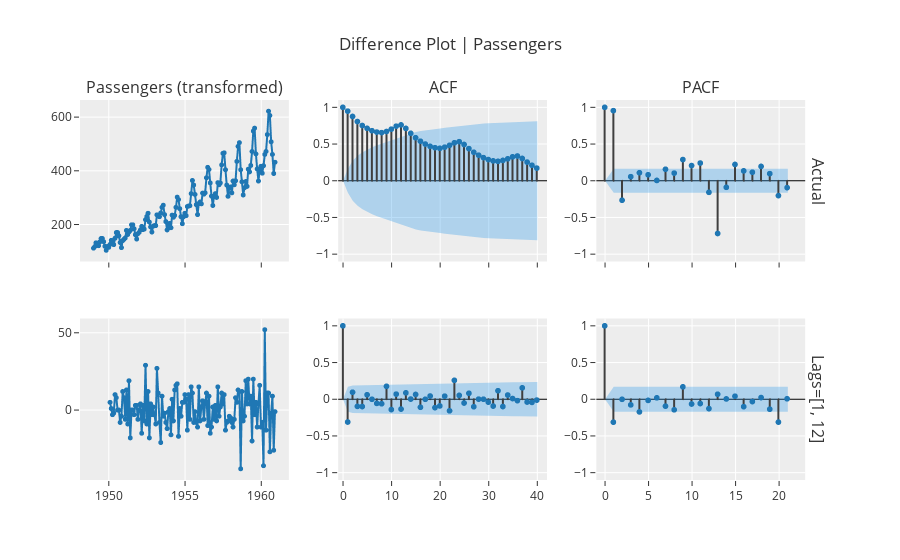

The cell this chart's notebook holds for it:
### Markdown cell above
**Difference Plot Using Lags:**

For example, given a timeseries with monthly periodicity, using lags=[1, 12] corresponds to applying a standard first difference to handle trend, and followed by a seasonal difference (at lag 12) to attempt to account for seasonal dependence.

### Code cell
exp.plot_model(plot="diff", data_kwargs={"lags_list": [[1, 12]], "acf": True, "pacf": True})

### Figure 1 — Plotly figure (JSON) as saved in the notebook; plotly's stock layout.template omitted (floating-point values rounded to 4 significant figures; data arrays with more than 128 entries replaced by an {"elided": "..."} marker saying what was removed)
{"data": [{"line": {"color": "rgb(31, 119, 180)", "width": 2}, "marker": {"color": "rgb(31, 119, 180)", "size": 5}, "mode": "lines+markers", "name": "Actual", "showlegend": false, "type": "scattergl", "x": {"elided": "144 str values"}, "xaxis": "x", "y": {"elided": "144 int values"}, "yaxis": "y"}, {"line": {"color": "#3f3f3f"}, "mode": "lines", "name": "Actual", "showlegend": false, "type": "scattergl", "x": [0, 0], "xaxis": "x2", "y": [0, 1], "yaxis": "y2"}, {"line": {"color": "#3f3f3f"}, "mode": "lines", "name": "Actual", "showlegend": false, "type": "scattergl", "x": [1, 1], "xaxis": "x2", "y": [0, 0.948], "yaxis": "y2"}, {"line": {"color": "#3f3f3f"}, "mode": "lines", "name": "Actual", "showlegend": false, "type": "scattergl", "x": [2, 2], "xaxis": "x2", "y": [0, 0.8756], "yaxis": "y2"}, {"line": {"color": "#3f3f3f"}, "mode": "lines", "name": "Actual", "showlegend": false, "type": "scattergl", "x": [3, 3], "xaxis": "x2", "y": [0, 0.8067], "yaxis": "y2"}, {"line": {"color": "#3f3f3f"}, "mode": "lines", "name": "Actual", "showlegend": false, "type": "scattergl", "x": [4, 4], "xaxis": "x2", "y": [0, 0.7526], "yaxis": "y2"}, {"line": {"color": "#3f3f3f"}, "mode": "lines", "name": "Actual", "showlegend": false, "type": "scattergl", "x": [5, 5], "xaxis": "x2", "y": [0, 0.7138], "yaxis": "y2"}, {"line": {"color": "#3f3f3f"}, "mode": "lines", "name": "Actual", "showlegend": false, "type": "scattergl", "x": [6, 6], "xaxis": "x2", "y": [0, 0.6817], "yaxis": "y2"}, {"line": {"color": "#3f3f3f"}, "mode": "lines", "name": "Actual", "showlegend": false, "type": "scattergl", "x": [7, 7], "xaxis": "x2", "y": [0, 0.6629], "yaxis": "y2"}, {"line": {"color": "#3f3f3f"}, "mode": "lines", "name": "Actual", "showlegend": false, "type": "scattergl", "x": [8, 8], "xaxis": "x2", "y": [0, 0.6556], "yaxis": "y2"}, {"line": {"color": "#3f3f3f"}, "mode": "lines", "name": "Actual", "showlegend": false, "type": "scattergl", "x": [9, 9], "xaxis": "x2", "y": [0, 0.6709], "yaxis": "y2"}, {"line": {"color": "#3f3f3f"}, "mode": "lines", "name": "Actual", "showlegend": false, "type": "scattergl", "x": [10, 10], "xaxis": "x2", "y": [0, 0.7027], "yaxis": "y2"}, {"line": {"color": "#3f3f3f"}, "mode": "lines", "name": "Actual", "showlegend": false, "type": "scattergl", "x": [11, 11], "xaxis": "x2", "y": [0, 0.7432], "yaxis": "y2"}, {"line": {"color": "#3f3f3f"}, "mode": "lines", "name": "Actual", "showlegend": false, "type": "scattergl", "x": [12, 12], "xaxis": "x2", "y": [0, 0.7604], "yaxis": "y2"}, {"line": {"color": "#3f3f3f"}, "mode": "lines", "name": "Actual", "showlegend": false, "type": "scattergl", "x": [13, 13], "xaxis": "x2", "y": [0, 0.7127], "yaxis": "y2"}, {"line": {"color": "#3f3f3f"}, "mode": "lines", "name": "Actual", "showlegend": false, "type": "scattergl", "x": [14, 14], "xaxis": "x2", "y": [0, 0.6463], "yaxis": "y2"}, {"line": {"color": "#3f3f3f"}, "mode": "lines", "name": "Actual", "showlegend": false, "type": "scattergl", "x": [15, 15], "xaxis": "x2", "y": [0, 0.5859], "yaxis": "y2"}, {"line": {"color": "#3f3f3f"}, "mode": "lines", "name": "Actual", "showlegend": false, "type": "scattergl", "x": [16, 16], "xaxis": "x2", "y": [0, 0.538], "yaxis": "y2"}, {"line": {"color": "#3f3f3f"}, "mode": "lines", "name": "Actual", "showlegend": false, "type": "scattergl", "x": [17, 17], "xaxis": "x2", "y": [0, 0.4997], "yaxis": "y2"}, {"line": {"color": "#3f3f3f"}, "mode": "lines", "name": "Actual", "showlegend": false, "type": "scattergl", "x": [18, 18], "xaxis": "x2", "y": [0, 0.4687], "yaxis": "y2"}, {"line": {"color": "#3f3f3f"}, "mode": "lines", "name": "Actual", "showlegend": false, "type": "scattergl", "x": [19, 19], "xaxis": "x2", "y": [0, 0.4499], "yaxis": "y2"}, {"line": {"color": "#3f3f3f"}, "mode": "lines", "name": "Actual", "showlegend": false, "type": "scattergl", "x": [20, 20], "xaxis": "x2", "y": [0, 0.4416], "yaxis": "y2"}, {"line": {"color": "#3f3f3f"}, "mode": "lines", "name": "Actual", "showlegend": false, "type": "scattergl", "x": [21, 21], "xaxis": "x2", "y": [0, 0.4572], "yaxis": "y2"}, {"line": {"color": "#3f3f3f"}, "mode": "lines", "name": "Actual", "showlegend": false, "type": "scattergl", "x": [22, 22], "xaxis": "x2", "y": [0, 0.4825], "yaxis": "y2"}, {"line": {"color": "#3f3f3f"}, "mode": "lines", "name": "Actual", "showlegend": false, "type": "scattergl", "x": [23, 23], "xaxis": "x2", "y": [0, 0.5171], "yaxis": "y2"}, {"line": {"color": "#3f3f3f"}, "mode": "lines", "name": "Actual", "showlegend": false, "type": "scattergl", "x": [24, 24], "xaxis": "x2", "y": [0, 0.5322], "yaxis": "y2"}, {"line": {"color": "#3f3f3f"}, "mode": "lines", "name": "Actual", "showlegend": false, "type": "scattergl", "x": [25, 25], "xaxis": "x2", "y": [0, 0.494], "yaxis": "y2"}, {"line": {"color": "#3f3f3f"}, "mode": "lines", "name": "Actual", "showlegend": false, "type": "scattergl", "x": [26, 26], "xaxis": "x2", "y": [0, 0.4377], "yaxis": "y2"}, {"line": {"color": "#3f3f3f"}, "mode": "lines", "name": "Actual", "showlegend": false, "type": "scattergl", "x": [27, 27], "xaxis": "x2", "y": [0, 0.3876], "yaxis": "y2"}, {"line": {"color": "#3f3f3f"}, "mode": "lines", "name": "Actual", "showlegend": false, "type": "scattergl", "x": [28, 28], "xaxis": "x2", "y": [0, 0.348], "yaxis": "y2"}, {"line": {"color": "#3f3f3f"}, "mode": "lines", "name": "Actual", "showlegend": false, "type": "scattergl", "x": [29, 29], "xaxis": "x2", "y": [0, 0.315], "yaxis": "y2"}, {"line": {"color": "#3f3f3f"}, "mode": "lines", "name": "Actual", "showlegend": false, "type": "scattergl", "x": [30, 30], "xaxis": "x2", "y": [0, 0.2885], "yaxis": "y2"}, {"line": {"color": "#3f3f3f"}, "mode": "lines", "name": "Actual", "showlegend": false, "type": "scattergl", "x": [31, 31], "xaxis": "x2", "y": [0, 0.2708], "yaxis": "y2"}, {"line": {"color": "#3f3f3f"}, "mode": "lines", "name": "Actual", "showlegend": false, "type": "scattergl", "x": [32, 32], "xaxis": "x2", "y": [0, 0.2643], "yaxis": "y2"}, {"line": {"color": "#3f3f3f"}, "mode": "lines", "name": "Actual", "showlegend": false, "type": "scattergl", "x": [33, 33], "xaxis": "x2", "y": [0, 0.2768], "yaxis": "y2"}, {"line": {"color": "#3f3f3f"}, "mode": "lines", "name": "Actual", "showlegend": false, "type": "scattergl", "x": [34, 34], "xaxis": "x2", "y": [0, 0.2985], "yaxis": "y2"}, {"line": {"color": "#3f3f3f"}, "mode": "lines", "name": "Actual", "showlegend": false, "type": "scattergl", "x": [35, 35], "xaxis": "x2", "y": [0, 0.3256], "yaxis": "y2"}, {"line": {"color": "#3f3f3f"}, "mode": "lines", "name": "Actual", "showlegend": false, "type": "scattergl", "x": [36, 36], "xaxis": "x2", "y": [0, 0.337], "yaxis": "y2"}, {"line": {"color": "#3f3f3f"}, "mode": "lines", "name": "Actual", "showlegend": false, "type": "scattergl", "x": [37, 37], "xaxis": "x2", "y": [0, 0.3033], "yaxis": "y2"}, {"line": {"color": "#3f3f3f"}, "mode": "lines", "name": "Actual", "showlegend": false, "type": "scattergl", "x": [38, 38], "xaxis": "x2", "y": [0, 0.254], "yaxis": "y2"}, {"line": {"color": "#3f3f3f"}, "mode": "lines", "name": "Actual", "showlegend": false, "type": "scattergl", "x": [39, 39], "xaxis": "x2", "y": [0, 0.2107], "yaxis": "y2"}, {"line": {"color": "#3f3f3f"}, "mode": "lines", "name": "Actual", "showlegend": false, "type": "scattergl", "x": [40, 40], "xaxis": "x2", "y": [0, 0.1722], "yaxis": "y2"}, {"marker": {"color": "#1f77b4", "size": 6}, "mode": "markers", "name": "Actual", "showlegend": false, "type": "scattergl", "x": [0, 1, 2, 3, 4, 5, 6, 7, 8, 9, 10, 11, 12, 13, 14, 15, 16, 17, 18, 19, 20, 21, 22, 23, 24, 25, 26, 27, 28, 29, 30, 31, 32, 33, 34, 35, 36, 37, 38, 39, 40], "xaxis": "x2", "y": [1, 0.948, 0.8756, 0.8067, 0.7526, 0.7138, 0.6817, 0.6629, 0.6556, 0.6709, 0.7027, 0.7432, 0.7604, 0.7127, 0.6463, 0.5859, 0.538, 0.4997, 0.4687, 0.4499, 0.4416, 0.4572, 0.4825, 0.5171, 0.5322, 0.494, 0.4377, 0.3876, 0.348, 0.315, 0.2885, 0.2708, 0.2643, 0.2768, 0.2985, 0.3256, 0.337, 0.3033, 0.254, 0.2107, 0.1722], "yaxis": "y2"}, {"line": {"color": "rgba(255,255,255,0)"}, "mode": "lines", "name": "UC", "showlegend": false, "type": "scatter", "x": [0, 1, 2, 3, 4, 5, 6, 7, 8, 9, 10, 11, 12, 13, 14, 15, 16, 17, 18, 19, 20, 21, 22, 23, 24, 25, 26, 27, 28, 29, 30, 31, 32, 33, 34, 35, 36, 37, 38, 39, 40], "xaxis": "x2", "y": [0, 0.1633, 0.2732, 0.3399, 0.3876, 0.4248, 0.4557, 0.4821, 0.5059, 0.528, 0.5503, 0.5738, 0.5989, 0.6241, 0.6455, 0.6625, 0.6762, 0.6875, 0.6971, 0.7055, 0.7131, 0.7204, 0.7281, 0.7365, 0.7462, 0.7562, 0.7648, 0.7714, 0.7766, 0.7808, 0.7841, 0.787, 0.7895, 0.7918, 0.7944, 0.7974, 0.8009, 0.8047, 0.8077, 0.8099, 0.8113], "yaxis": "y2"}, {"fill": "tonexty", "fillcolor": "rgba(32, 146, 230,0.3)", "line": {"color": "rgba(255,255,255,0)"}, "mode": "lines", "name": "LC", "showlegend": false, "type": "scatter", "x": [0, 1, 2, 3, 4, 5, 6, 7, 8, 9, 10, 11, 12, 13, 14, 15, 16, 17, 18, 19, 20, 21, 22, 23, 24, 25, 26, 27, 28, 29, 30, 31, 32, 33, 34, 35, 36, 37, 38, 39, 40], "xaxis": "x2", "y": [0, -0.1633, -0.2732, -0.3399, -0.3876, -0.4248, -0.4557, -0.4821, -0.5059, -0.528, -0.5503, -0.5738, -0.5989, -0.6241, -0.6455, -0.6625, -0.6762, -0.6875, -0.6971, -0.7055, -0.7131, -0.7204, -0.7281, -0.7365, -0.7462, -0.7562, -0.7648, -0.7714, -0.7766, -0.7808, -0.7841, -0.787, -0.7895, -0.7918, -0.7944, -0.7974, -0.8009, -0.8047, -0.8077, -0.8099, -0.8113], "yaxis": "y2"}, {"line": {"color": "#3f3f3f"}, "mode": "lines", "name": "Actual", "showlegend": false, "type": "scattergl", "x": [0, 0], "xaxis": "x3", "y": [0, 1], "yaxis": "y3"}, {"line": {"color": "#3f3f3f"}, "mode": "lines", "name": "Actual", "showlegend": false, "type": "scattergl", "x": [1, 1], "xaxis": "x3", "y": [0, 0.9547], "yaxis": "y3"}, {"line": {"color": "#3f3f3f"}, "mode": "lines", "name": "Actual", "showlegend": false, "type": "scattergl", "x": [2, 2], "xaxis": "x3", "y": [0, -0.2653], "yaxis": "y3"}, {"line": {"color": "#3f3f3f"}, "mode": "lines", "name": "Actual", "showlegend": false, "type": "scattergl", "x": [3, 3], "xaxis": "x3", "y": [0, 0.05547], "yaxis": "y3"}, {"line": {"color": "#3f3f3f"}, "mode": "lines", "name": "Actual", "showlegend": false, "type": "scattergl", "x": [4, 4], "xaxis": "x3", "y": [0, 0.1089], "yaxis": "y3"}, {"line": {"color": "#3f3f3f"}, "mode": "lines", "name": "Actual", "showlegend": false, "type": "scattergl", "x": [5, 5], "xaxis": "x3", "y": [0, 0.08113], "yaxis": "y3"}, {"line": {"color": "#3f3f3f"}, "mode": "lines", "name": "Actual", "showlegend": false, "type": "scattergl", "x": [6, 6], "xaxis": "x3", "y": [0, 0.004125], "yaxis": "y3"}, {"line": {"color": "#3f3f3f"}, "mode": "lines", "name": "Actual", "showlegend": false, "type": "scattergl", "x": [7, 7], "xaxis": "x3", "y": [0, 0.1562], "yaxis": "y3"}, {"line": {"color": "#3f3f3f"}, "mode": "lines", "name": "Actual", "showlegend": false, "type": "scattergl", "x": [8, 8], "xaxis": "x3", "y": [0, 0.1037], "yaxis": "y3"}, {"line": {"color": "#3f3f3f"}, "mode": "lines", "name": "Actual", "showlegend": false, "type": "scattergl", "x": [9, 9], "xaxis": "x3", "y": [0, 0.2888], "yaxis": "y3"}, {"line": {"color": "#3f3f3f"}, "mode": "lines", "name": "Actual", "showlegend": false, "type": "scattergl", "x": [10, 10], "xaxis": "x3", "y": [0, 0.2069], "yaxis": "y3"}, {"line": {"color": "#3f3f3f"}, "mode": "lines", "name": "Actual", "showlegend": false, "type": "scattergl", "x": [11, 11], "xaxis": "x3", "y": [0, 0.2411], "yaxis": "y3"}, {"line": {"color": "#3f3f3f"}, "mode": "lines", "name": "Actual", "showlegend": false, "type": "scattergl", "x": [12, 12], "xaxis": "x3", "y": [0, -0.158], "yaxis": "y3"}, {"line": {"color": "#3f3f3f"}, "mode": "lines", "name": "Actual", "showlegend": false, "type": "scattergl", "x": [13, 13], "xaxis": "x3", "y": [0, -0.7183], "yaxis": "y3"}, {"line": {"color": "#3f3f3f"}, "mode": "lines", "name": "Actual", "showlegend": false, "type": "scattergl", "x": [14, 14], "xaxis": "x3", "y": [0, -0.08948], "yaxis": "y3"}, {"line": {"color": "#3f3f3f"}, "mode": "lines", "name": "Actual", "showlegend": false, "type": "scattergl", "x": [15, 15], "xaxis": "x3", "y": [0, 0.2216], "yaxis": "y3"}, {"line": {"color": "#3f3f3f"}, "mode": "lines", "name": "Actual", "showlegend": false, "type": "scattergl", "x": [16, 16], "xaxis": "x3", "y": [0, 0.1346], "yaxis": "y3"}, {"line": {"color": "#3f3f3f"}, "mode": "lines", "name": "Actual", "showlegend": false, "type": "scattergl", "x": [17, 17], "xaxis": "x3", "y": [0, 0.1156], "yaxis": "y3"}, {"line": {"color": "#3f3f3f"}, "mode": "lines", "name": "Actual", "showlegend": false, "type": "scattergl", "x": [18, 18], "xaxis": "x3", "y": [0, 0.1948], "yaxis": "y3"}, {"line": {"color": "#3f3f3f"}, "mode": "lines", "name": "Actual", "showlegend": false, "type": "scattergl", "x": [19, 19], "xaxis": "x3", "y": [0, 0.09666], "yaxis": "y3"}, {"line": {"color": "#3f3f3f"}, "mode": "lines", "name": "Actual", "showlegend": false, "type": "scattergl", "x": [20, 20], "xaxis": "x3", "y": [0, -0.2022], "yaxis": "y3"}, {"line": {"color": "#3f3f3f"}, "mode": "lines", "name": "Actual", "showlegend": false, "type": "scattergl", "x": [21, 21], "xaxis": "x3", "y": [0, -0.09364], "yaxis": "y3"}, {"marker": {"color": "#1f77b4", "size": 6}, "mode": "markers", "name": "Actual", "showlegend": false, "type": "scattergl", "x": [0, 1, 2, 3, 4, 5, 6, 7, 8, 9, 10, 11, 12, 13, 14, 15, 16, 17, 18, 19, 20, 21], "xaxis": "x3", "y": [1, 0.9547, -0.2653, 0.05547, 0.1089, 0.08113, 0.004125, 0.1562, 0.1037, 0.2888, 0.2069, 0.2411, -0.158, -0.7183, -0.08948, 0.2216, 0.1346, 0.1156, 0.1948, 0.09666, -0.2022, -0.09364], "yaxis": "y3"}, {"line": {"color": "rgba(255,255,255,0)"}, "mode": "lines", "name": "UC", "showlegend": false, "type": "scatter", "x": [0, 1, 2, 3, 4, 5, 6, 7, 8, 9, 10, 11, 12, 13, 14, 15, 16, 17, 18, 19, 20, 21], "xaxis": "x3", "y": [0, 0.1633, 0.1633, 0.1633, 0.1633, 0.1633, 0.1633, 0.1633, 0.1633, 0.1633, 0.1633, 0.1633, 0.1633, 0.1633, 0.1633, 0.1633, 0.1633, 0.1633, 0.1633, 0.1633, 0.1633, 0.1633], "yaxis": "y3"}, {"fill": "tonexty", "fillcolor": "rgba(32, 146, 230,0.3)", "line": {"color": "rgba(255,255,255,0)"}, "mode": "lines", "name": "LC", "showlegend": false, "type": "scatter", "x": [0, 1, 2, 3, 4, 5, 6, 7, 8, 9, 10, 11, 12, 13, 14, 15, 16, 17, 18, 19, 20, 21], "xaxis": "x3", "y": [0, -0.1633, -0.1633, -0.1633, -0.1633, -0.1633, -0.1633, -0.1633, -0.1633, -0.1633, -0.1633, -0.1633, -0.1633, -0.1633, -0.1633, -0.1633, -0.1633, -0.1633, -0.1633, -0.1633, -0.1633, -0.1633], "yaxis": "y3"}, {"line": {"color": "rgb(31, 119, 180)", "width": 2}, "marker": {"color": "rgb(31, 119, 180)", "size": 5}, "mode": "lines+markers", "name": "Lags=[1, 12]", "showlegend": false, "type": "scattergl", "x": {"elided": "131 str values"}, "xaxis": "x4", "y": {"elided": "131 int values"}, "yaxis": "y4"}, {"line": {"color": "#3f3f3f"}, "mode": "lines", "name": "Lags=[1, 12]", "showlegend": false, "type": "scattergl", "x": [0, 0], "xaxis": "x5", "y": [0, 1], "yaxis": "y5"}, {"line": {"color": "#3f3f3f"}, "mode": "lines", "name": "Lags=[1, 12]", "showlegend": false, "type": "scattergl", "x": [1, 1], "xaxis": "x5", "y": [0, -0.3098], "yaxis": "y5"}, {"line": {"color": "#3f3f3f"}, "mode": "lines", "name": "Lags=[1, 12]", "showlegend": false, "type": "scattergl", "x": [2, 2], "xaxis": "x5", "y": [0, 0.09535], "yaxis": "y5"}, {"line": {"color": "#3f3f3f"}, "mode": "lines", "name": "Lags=[1, 12]", "showlegend": false, "type": "scattergl", "x": [3, 3], "xaxis": "x5", "y": [0, -0.09689], "yaxis": "y5"}, {"line": {"color": "#3f3f3f"}, "mode": "lines", "name": "Lags=[1, 12]", "showlegend": false, "type": "scattergl", "x": [4, 4], "xaxis": "x5", "y": [0, -0.099], "yaxis": "y5"}, {"line": {"color": "#3f3f3f"}, "mode": "lines", "name": "Lags=[1, 12]", "showlegend": false, "type": "scattergl", "x": [5, 5], "xaxis": "x5", "y": [0, 0.061], "yaxis": "y5"}, {"line": {"color": "#3f3f3f"}, "mode": "lines", "name": "Lags=[1, 12]", "showlegend": false, "type": "scattergl", "x": [6, 6], "xaxis": "x5", "y": [0, -0.0002878], "yaxis": "y5"}, {"line": {"color": "#3f3f3f"}, "mode": "lines", "name": "Lags=[1, 12]", "showlegend": false, "type": "scattergl", "x": [7, 7], "xaxis": "x5", "y": [0, -0.05611], "yaxis": "y5"}, {"line": {"color": "#3f3f3f"}, "mode": "lines", "name": "Lags=[1, 12]", "showlegend": false, "type": "scattergl", "x": [8, 8], "xaxis": "x5", "y": [0, -0.06097], "yaxis": "y5"}, {"line": {"color": "#3f3f3f"}, "mode": "lines", "name": "Lags=[1, 12]", "showlegend": false, "type": "scattergl", "x": [9, 9], "xaxis": "x5", "y": [0, 0.1759], "yaxis": "y5"}, {"line": {"color": "#3f3f3f"}, "mode": "lines", "name": "Lags=[1, 12]", "showlegend": false, "type": "scattergl", "x": [10, 10], "xaxis": "x5", "y": [0, -0.1403], "yaxis": "y5"}, {"line": {"color": "#3f3f3f"}, "mode": "lines", "name": "Lags=[1, 12]", "showlegend": false, "type": "scattergl", "x": [11, 11], "xaxis": "x5", "y": [0, 0.06974], "yaxis": "y5"}, {"line": {"color": "#3f3f3f"}, "mode": "lines", "name": "Lags=[1, 12]", "showlegend": false, "type": "scattergl", "x": [12, 12], "xaxis": "x5", "y": [0, -0.1337], "yaxis": "y5"}, {"line": {"color": "#3f3f3f"}, "mode": "lines", "name": "Lags=[1, 12]", "showlegend": false, "type": "scattergl", "x": [13, 13], "xaxis": "x5", "y": [0, 0.08718], "yaxis": "y5"}, {"line": {"color": "#3f3f3f"}, "mode": "lines", "name": "Lags=[1, 12]", "showlegend": false, "type": "scattergl", "x": [14, 14], "xaxis": "x5", "y": [0, 0.002494], "yaxis": "y5"}, {"line": {"color": "#3f3f3f"}, "mode": "lines", "name": "Lags=[1, 12]", "showlegend": false, "type": "scattergl", "x": [15, 15], "xaxis": "x5", "y": [0, 0.06533], "yaxis": "y5"}, {"line": {"color": "#3f3f3f"}, "mode": "lines", "name": "Lags=[1, 12]", "showlegend": false, "type": "scattergl", "x": [16, 16], "xaxis": "x5", "y": [0, -0.1092], "yaxis": "y5"}, {"line": {"color": "#3f3f3f"}, "mode": "lines", "name": "Lags=[1, 12]", "showlegend": false, "type": "scattergl", "x": [17, 17], "xaxis": "x5", "y": [0, -0.0003376], "yaxis": "y5"}, {"line": {"color": "#3f3f3f"}, "mode": "lines", "name": "Lags=[1, 12]", "showlegend": false, "type": "scattergl", "x": [18, 18], "xaxis": "x5", "y": [0, 0.04403], "yaxis": "y5"}, {"line": {"color": "#3f3f3f"}, "mode": "lines", "name": "Lags=[1, 12]", "showlegend": false, "type": "scattergl", "x": [19, 19], "xaxis": "x5", "y": [0, -0.1139], "yaxis": "y5"}, {"line": {"color": "#3f3f3f"}, "mode": "lines", "name": "Lags=[1, 12]", "showlegend": false, "type": "scattergl", "x": [20, 20], "xaxis": "x5", "y": [0, -0.09127], "yaxis": "y5"}, {"line": {"color": "#3f3f3f"}, "mode": "lines", "name": "Lags=[1, 12]", "showlegend": false, "type": "scattergl", "x": [21, 21], "xaxis": "x5", "y": [0, 0.04194], "yaxis": "y5"}, {"line": {"color": "#3f3f3f"}, "mode": "lines", "name": "Lags=[1, 12]", "showlegend": false, "type": "scattergl", "x": [22, 22], "xaxis": "x5", "y": [0, -0.1573], "yaxis": "y5"}, {"line": {"color": "#3f3f3f"}, "mode": "lines", "name": "Lags=[1, 12]", "showlegend": false, "type": "scattergl", "x": [23, 23], "xaxis": "x5", "y": [0, 0.2576], "yaxis": "y5"}, {"line": {"color": "#3f3f3f"}, "mode": "lines", "name": "Lags=[1, 12]", "showlegend": false, "type": "scattergl", "x": [24, 24], "xaxis": "x5", "y": [0, 0.05284], "yaxis": "y5"}, {"line": {"color": "#3f3f3f"}, "mode": "lines", "name": "Lags=[1, 12]", "showlegend": false, "type": "scattergl", "x": [25, 25], "xaxis": "x5", "y": [0, -0.0511], "yaxis": "y5"}, {"line": {"color": "#3f3f3f"}, "mode": "lines", "name": "Lags=[1, 12]", "showlegend": false, "type": "scattergl", "x": [26, 26], "xaxis": "x5", "y": [0, 0.08145], "yaxis": "y5"}, {"line": {"color": "#3f3f3f"}, "mode": "lines", "name": "Lags=[1, 12]", "showlegend": false, "type": "scattergl", "x": [27, 27], "xaxis": "x5", "y": [0, -0.1019], "yaxis": "y5"}, {"line": {"color": "#3f3f3f"}, "mode": "lines", "name": "Lags=[1, 12]", "showlegend": false, "type": "scattergl", "x": [28, 28], "xaxis": "x5", "y": [0, 0.001517], "yaxis": "y5"}, {"line": {"color": "#3f3f3f"}, "mode": "lines", "name": "Lags=[1, 12]", "showlegend": false, "type": "scattergl", "x": [29, 29], "xaxis": "x5", "y": [0, 0.0004832], "yaxis": "y5"}, {"line": {"color": "#3f3f3f"}, "mode": "lines", "name": "Lags=[1, 12]", "showlegend": false, "type": "scattergl", "x": [30, 30], "xaxis": "x5", "y": [0, -0.03933], "yaxis": "y5"}, {"line": {"color": "#3f3f3f"}, "mode": "lines", "name": "Lags=[1, 12]", "showlegend": false, "type": "scattergl", "x": [31, 31], "xaxis": "x5", "y": [0, -0.09298], "yaxis": "y5"}, {"line": {"color": "#3f3f3f"}, "mode": "lines", "name": "Lags=[1, 12]", "showlegend": false, "type": "scattergl", "x": [32, 32], "xaxis": "x5", "y": [0, 0.1159], "yaxis": "y5"}, {"line": {"color": "#3f3f3f"}, "mode": "lines", "name": "Lags=[1, 12]", "showlegend": false, "type": "scattergl", "x": [33, 33], "xaxis": "x5", "y": [0, -0.09904], "yaxis": "y5"}, {"line": {"color": "#3f3f3f"}, "mode": "lines", "name": "Lags=[1, 12]", "showlegend": false, "type": "scattergl", "x": [34, 34], "xaxis": "x5", "y": [0, 0.05731], "yaxis": "y5"}, {"line": {"color": "#3f3f3f"}, "mode": "lines", "name": "Lags=[1, 12]", "showlegend": false, "type": "scattergl", "x": [35, 35], "xaxis": "x5", "y": [0, 0.009944], "yaxis": "y5"}, {"line": {"color": "#3f3f3f"}, "mode": "lines", "name": "Lags=[1, 12]", "showlegend": false, "type": "scattergl", "x": [36, 36], "xaxis": "x5", "y": [0, -0.01865], "yaxis": "y5"}, {"line": {"color": "#3f3f3f"}, "mode": "lines", "name": "Lags=[1, 12]", "showlegend": false, "type": "scattergl", "x": [37, 37], "xaxis": "x5", "y": [0, 0.1553], "yaxis": "y5"}, {"line": {"color": "#3f3f3f"}, "mode": "lines", "name": "Lags=[1, 12]", "showlegend": false, "type": "scattergl", "x": [38, 38], "xaxis": "x5", "y": [0, -0.03728], "yaxis": "y5"}, {"line": {"color": "#3f3f3f"}, "mode": "lines", "name": "Lags=[1, 12]", "showlegend": false, "type": "scattergl", "x": [39, 39], "xaxis": "x5", "y": [0, -0.04304], "yaxis": "y5"}, {"line": {"color": "#3f3f3f"}, "mode": "lines", "name": "Lags=[1, 12]", "showlegend": false, "type": "scattergl", "x": [40, 40], "xaxis": "x5", "y": [0, -0.0113], "yaxis": "y5"}, {"marker": {"color": "#1f77b4", "size": 6}, "mode": "markers", "name": "Lags=[1, 12]", "showlegend": false, "type": "scattergl", "x": [0, 1, 2, 3, 4, 5, 6, 7, 8, 9, 10, 11, 12, 13, 14, 15, 16, 17, 18, 19, 20, 21, 22, 23, 24, 25, 26, 27, 28, 29, 30, 31, 32, 33, 34, 35, 36, 37, 38, 39, 40], "xaxis": "x5", "y": [1, -0.3098, 0.09535, -0.09689, -0.099, 0.061, -0.0002878, -0.05611, -0.06097, 0.1759, -0.1403, 0.06974, -0.1337, 0.08718, 0.002494, 0.06533, -0.1092, -0.0003376, 0.04403, -0.1139, -0.09127, 0.04194, -0.1573, 0.2576, 0.05284, -0.0511, 0.08145, -0.1019, 0.001517, 0.0004832, -0.03933, -0.09298, 0.1159, -0.09904, 0.05731, 0.009944, -0.01865, 0.1553, -0.03728, -0.04304, -0.0113], "yaxis": "y5"}, {"line": {"color": "rgba(255,255,255,0)"}, "mode": "lines", "name": "UC", "showlegend": false, "type": "scatter", "x": [0, 1, 2, 3, 4, 5, 6, 7, 8, 9, 10, 11, 12, 13, 14, 15, 16, 17, 18, 19, 20, 21, 22, 23, 24, 25, 26, 27, 28, 29, 30, 31, 32, 33, 34, 35, 36, 37, 38, 39, 40], "xaxis": "x5", "y": [0, 0.1712, 0.187, 0.1884, 0.1898, 0.1913, 0.1919, 0.1919, 0.1924, 0.193, 0.1976, 0.2005, 0.2012, 0.2038, 0.2049, 0.2049, 0.2055, 0.2072, 0.2072, 0.2075, 0.2093, 0.2105, 0.2107, 0.2141, 0.223, 0.2234, 0.2237, 0.2246, 0.226, 0.226, 0.226, 0.2262, 0.2273, 0.229, 0.2303, 0.2307, 0.2307, 0.2307, 0.2338, 0.2339, 0.2342], "yaxis": "y5"}, {"fill": "tonexty", "fillcolor": "rgba(32, 146, 230,0.3)", "line": {"color": "rgba(255,255,255,0)"}, "mode": "lines", "name": "LC", "showlegend": false, "type": "scatter", "x": [0, 1, 2, 3, 4, 5, 6, 7, 8, 9, 10, 11, 12, 13, 14, 15, 16, 17, 18, 19, 20, 21, 22, 23, 24, 25, 26, 27, 28, 29, 30, 31, 32, 33, 34, 35, 36, 37, 38, 39, 40], "xaxis": "x5", "y": [0, -0.1712, -0.187, -0.1884, -0.1898, -0.1913, -0.1919, -0.1919, -0.1924, -0.193, -0.1976, -0.2005, -0.2012, -0.2038, -0.2049, -0.2049, -0.2055, -0.2072, -0.2072, -0.2075, -0.2093, -0.2105, -0.2107, -0.2141, -0.223, -0.2234, -0.2237, -0.2246, -0.226, -0.226, -0.226, -0.2262, -0.2273, -0.229, -0.2303, -0.2307, -0.2307, -0.2307, -0.2338, -0.2339, -0.2342], "yaxis": "y5"}, {"line": {"color": "#3f3f3f"}, "mode": "lines", "name": "Lags=[1, 12]", "showlegend": false, "type": "scattergl", "x": [0, 0], "xaxis": "x6", "y": [0, 1], "yaxis": "y6"}, {"line": {"color": "#3f3f3f"}, "mode": "lines", "name": "Lags=[1, 12]", "showlegend": false, "type": "scattergl", "x": [1, 1], "xaxis": "x6", "y": [0, -0.3122], "yaxis": "y6"}, {"line": {"color": "#3f3f3f"}, "mode": "lines", "name": "Lags=[1, 12]", "showlegend": false, "type": "scattergl", "x": [2, 2], "xaxis": "x6", "y": [0, -0.0007066], "yaxis": "y6"}, {"line": {"color": "#3f3f3f"}, "mode": "lines", "name": "Lags=[1, 12]", "showlegend": false, "type": "scattergl", "x": [3, 3], "xaxis": "x6", "y": [0, -0.0766], "yaxis": "y6"}, {"line": {"color": "#3f3f3f"}, "mode": "lines", "name": "Lags=[1, 12]", "showlegend": false, "type": "scattergl", "x": [4, 4], "xaxis": "x6", "y": [0, -0.1723], "yaxis": "y6"}, {"line": {"color": "#3f3f3f"}, "mode": "lines", "name": "Lags=[1, 12]", "showlegend": false, "type": "scattergl", "x": [5, 5], "xaxis": "x6", "y": [0, -0.01593], "yaxis": "y6"}, {"line": {"color": "#3f3f3f"}, "mode": "lines", "name": "Lags=[1, 12]", "showlegend": false, "type": "scattergl", "x": [6, 6], "xaxis": "x6", "y": [0, 0.01907], "yaxis": "y6"}, {"line": {"color": "#3f3f3f"}, "mode": "lines", "name": "Lags=[1, 12]", "showlegend": false, "type": "scattergl", "x": [7, 7], "xaxis": "x6", "y": [0, -0.09355], "yaxis": "y6"}, {"line": {"color": "#3f3f3f"}, "mode": "lines", "name": "Lags=[1, 12]", "showlegend": false, "type": "scattergl", "x": [8, 8], "xaxis": "x6", "y": [0, -0.1434], "yaxis": "y6"}, {"line": {"color": "#3f3f3f"}, "mode": "lines", "name": "Lags=[1, 12]", "showlegend": false, "type": "scattergl", "x": [9, 9], "xaxis": "x6", "y": [0, 0.1688], "yaxis": "y6"}, {"line": {"color": "#3f3f3f"}, "mode": "lines", "name": "Lags=[1, 12]", "showlegend": false, "type": "scattergl", "x": [10, 10], "xaxis": "x6", "y": [0, -0.06454], "yaxis": "y6"}, {"line": {"color": "#3f3f3f"}, "mode": "lines", "name": "Lags=[1, 12]", "showlegend": false, "type": "scattergl", "x": [11, 11], "xaxis": "x6", "y": [0, -0.0585], "yaxis": "y6"}, {"line": {"color": "#3f3f3f"}, "mode": "lines", "name": "Lags=[1, 12]", "showlegend": false, "type": "scattergl", "x": [12, 12], "xaxis": "x6", "y": [0, -0.1274], "yaxis": "y6"}, {"line": {"color": "#3f3f3f"}, "mode": "lines", "name": "Lags=[1, 12]", "showlegend": false, "type": "scattergl", "x": [13, 13], "xaxis": "x6", "y": [0, 0.06826], "yaxis": "y6"}, {"line": {"color": "#3f3f3f"}, "mode": "lines", "name": "Lags=[1, 12]", "showlegend": false, "type": "scattergl", "x": [14, 14], "xaxis": "x6", "y": [0, 0.004154], "yaxis": "y6"}, {"line": {"color": "#3f3f3f"}, "mode": "lines", "name": "Lags=[1, 12]", "showlegend": false, "type": "scattergl", "x": [15, 15], "xaxis": "x6", "y": [0, 0.04127], "yaxis": "y6"}, {"line": {"color": "#3f3f3f"}, "mode": "lines", "name": "Lags=[1, 12]", "showlegend": false, "type": "scattergl", "x": [16, 16], "xaxis": "x6", "y": [0, -0.1011], "yaxis": "y6"}, {"line": {"color": "#3f3f3f"}, "mode": "lines", "name": "Lags=[1, 12]", "showlegend": false, "type": "scattergl", "x": [17, 17], "xaxis": "x6", "y": [0, -0.03167], "yaxis": "y6"}, {"line": {"color": "#3f3f3f"}, "mode": "lines", "name": "Lags=[1, 12]", "showlegend": false, "type": "scattergl", "x": [18, 18], "xaxis": "x6", "y": [0, 0.02302], "yaxis": "y6"}, {"line": {"color": "#3f3f3f"}, "mode": "lines", "name": "Lags=[1, 12]", "showlegend": false, "type": "scattergl", "x": [19, 19], "xaxis": "x6", "y": [0, -0.1355], "yaxis": "y6"}, {"line": {"color": "#3f3f3f"}, "mode": "lines", "name": "Lags=[1, 12]", "showlegend": false, "type": "scattergl", "x": [20, 20], "xaxis": "x6", "y": [0, -0.3114], "yaxis": "y6"}, {"line": {"color": "#3f3f3f"}, "mode": "lines", "name": "Lags=[1, 12]", "showlegend": false, "type": "scattergl", "x": [21, 21], "xaxis": "x6", "y": [0, 0.006401], "yaxis": "y6"}, {"marker": {"color": "#1f77b4", "size": 6}, "mode": "markers", "name": "Lags=[1, 12]", "showlegend": false, "type": "scattergl", "x": [0, 1, 2, 3, 4, 5, 6, 7, 8, 9, 10, 11, 12, 13, 14, 15, 16, 17, 18, 19, 20, 21], "xaxis": "x6", "y": [1, -0.3122, -0.0007066, -0.0766, -0.1723, -0.01593, 0.01907, -0.09355, -0.1434, 0.1688, -0.06454, -0.0585, -0.1274, 0.06826, 0.004154, 0.04127, -0.1011, -0.03167, 0.02302, -0.1355, -0.3114, 0.006401], "yaxis": "y6"}, {"line": {"color": "rgba(255,255,255,0)"}, "mode": "lines", "name": "UC", "showlegend": false, "type": "scatter", "x": [0, 1, 2, 3, 4, 5, 6, 7, 8, 9, 10, 11, 12, 13, 14, 15, 16, 17, 18, 19, 20, 21], "xaxis": "x6", "y": [0, 0.1712, 0.1712, 0.1712, 0.1712, 0.1712, 0.1712, 0.1712, 0.1712, 0.1712, 0.1712, 0.1712, 0.1712, 0.1712, 0.1712, 0.1712, 0.1712, 0.1712, 0.1712, 0.1712, 0.1712, 0.1712], "yaxis": "y6"}, {"fill": "tonexty", "fillcolor": "rgba(32, 146, 230,0.3)", "line": {"color": "rgba(255,255,255,0)"}, "mode": "lines", "name": "LC", "showlegend": false, "type": "scatter", "x": [0, 1, 2, 3, 4, 5, 6, 7, 8, 9, 10, 11, 12, 13, 14, 15, 16, 17, 18, 19, 20, 21], "xaxis": "x6", "y": [0, -0.1712, -0.1712, -0.1712, -0.1712, -0.1712, -0.1712, -0.1712, -0.1712, -0.1712, -0.1712, -0.1712, -0.1712, -0.1712, -0.1712, -0.1712, -0.1712, -0.1712, -0.1712, -0.1712, -0.1712, -0.1712], "yaxis": "y6"}], "layout": {"annotations": [{"font": {"size": 16}, "showarrow": false, "text": "Passengers (transformed)", "x": 0.1411, "xanchor": "center", "xref": "paper", "y": 1, "yanchor": "bottom", "yref": "paper"}, {"font": {"size": 16}, "showarrow": false, "text": "ACF", "x": 0.49, "xanchor": "center", "xref": "paper", "y": 1, "yanchor": "bottom", "yref": "paper"}, {"font": {"size": 16}, "showarrow": false, "text": "PACF", "x": 0.8389, "xanchor": "center", "xref": "paper", "y": 1, "yanchor": "bottom", "yref": "paper"}, {"font": {"size": 16}, "showarrow": false, "text": "Actual", "textangle": 90, "x": 0.98, "xanchor": "left", "xref": "paper", "y": 0.7875, "yanchor": "middle", "yref": "paper"}, {"font": {"size": 16}, "showarrow": false, "text": "Lags=[1, 12]", "textangle": 90, "x": 0.98, "xanchor": "left", "xref": "paper", "y": 0.2125, "yanchor": "middle", "yref": "paper"}], "showlegend": false, "title": {"text": "Difference Plot | Passengers"}, "xaxis": {"anchor": "y", "domain": [0, 0.2822], "matches": "x4", "showticklabels": false}, "xaxis2": {"anchor": "y2", "domain": [0.3489, 0.6311], "matches": "x5", "range": [-1, 42], "showticklabels": false}, "xaxis3": {"anchor": "y3", "domain": [0.6978, 0.98], "matches": "x6", "range": [-1, 23], "showticklabels": false}, "xaxis4": {"anchor": "y4", "domain": [0, 0.2822]}, "xaxis5": {"anchor": "y5", "domain": [0.3489, 0.6311], "range": [-1, 42]}, "xaxis6": {"anchor": "y6", "domain": [0.6978, 0.98], "range": [-1, 23]}, "yaxis": {"anchor": "x", "domain": [0.575, 1]}, "yaxis2": {"anchor": "x2", "domain": [0.575, 1], "range": [-1.1, 1.1], "zerolinecolor": "#000000"}, "yaxis3": {"anchor": "x3", "domain": [0.575, 1], "range": [-1.1, 1.1], "zerolinecolor": "#000000"}, "yaxis4": {"anchor": "x4", "domain": [0, 0.425]}, "yaxis5": {"anchor": "x5", "domain": [0, 0.425], "range": [-1.1, 1.1], "zerolinecolor": "#000000"}, "yaxis6": {"anchor": "x6", "domain": [0, 0.425], "range": [-1.1, 1.1], "zerolinecolor": "#000000"}}}
